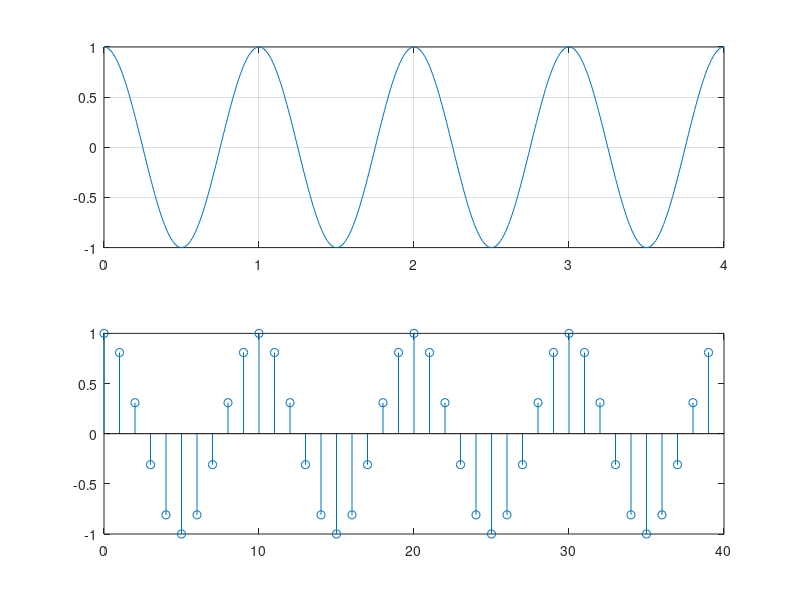
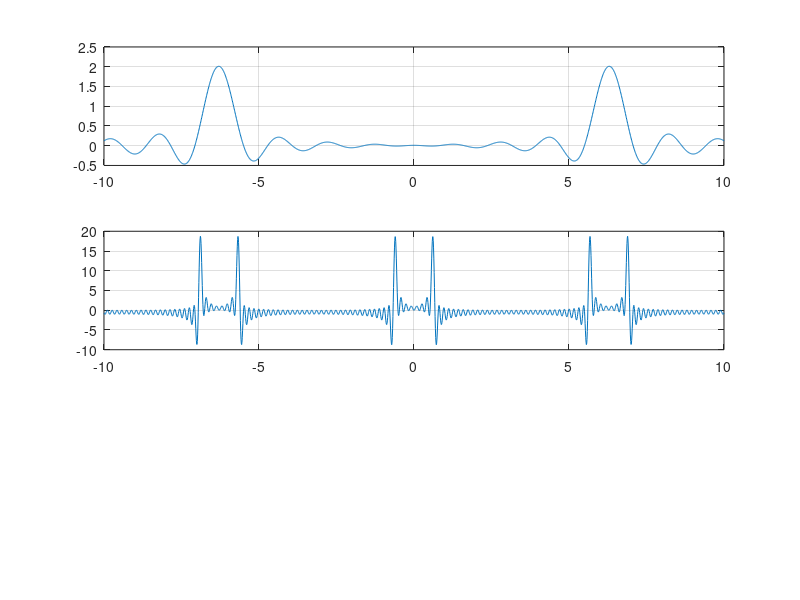
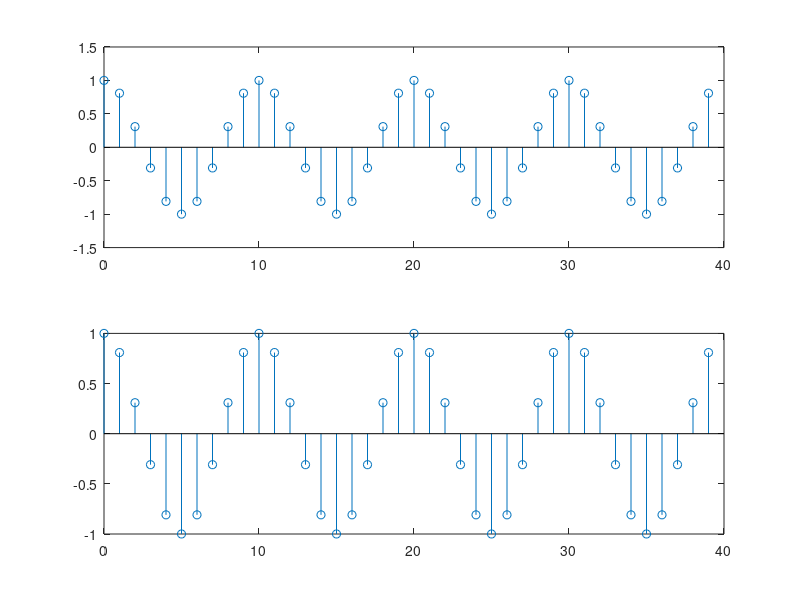

Write the MATLAB code that produced these figures, in order.
clear all; close all; clc;

W = 4;
Fs = 100; % frequency meant to replicate continuous data
t = 0:1/Fs:W;
N = length(t);
x = cos(2*pi*t);

% Sampled x
fs = 10; % sampling frequency
Ts = 1/fs;
num = W*fs; % # of (discrete) samples to get
n = 0:num-1;
xs = cos(2*pi*n*Ts);

% Continuous Fourier Transform
f = -10:1/Fs:10;
X = zeros(1,length(f));
for i1 = 1:length(f)
    s = 0;
    for i2 = 1:length(t)
        s = s + x(i2)*exp(-j*f(i1)*t(i2));
    end
    X(i1) = s/Fs; % divide by Fs to replicate dt (infintesimaly small period of time)
end

% Discrete Time Fourier Transform
f2 = -10:1/Fs:10;
Xs = zeros(1,length(f2));
for i1 = 1:length(f2)
    s = 0;
    for i2 = 1:length(n)
        s = s + xs(i2)*exp(-j*f2(i1)*i2);
    end
    Xs(i1) = s;
end

% Discrete Fourier Transform (as sum of FTs)
% f3 = -10:1/Fs:10;
% Xs2 = zeros(1,length(f3));
% for i1 = 1:length(f3)
%     s = 0;
%     for i2 = floor(-length(x)/2:1:length(x)/2-1)
%         % Fourier Transform at this frequency
%         s = s + sum(x.*exp(-j*( (f3(i1)-i2*2*pi)/Ts ).*t))/N;
%     end
%     Xs2(i1) = s/Ts/length(x);
% end

% Inverse Discrete Fourier Transform
n2 = 0:length(n)-1;
xsr = zeros(1,length(n2));
range = 0:1/Fs:2*pi-1/Fs;
for i1 = 1:length(n2)
    s = 0;
    for i2 = (1:length(range))+floor(length(f2)/2)
        s = s + Xs(i2)*exp(j*f2(i2)*i1);
    end
    xsr(i1) = s/2/pi/Fs; % divide by Fs to replciate inifntesimaly small dt
end

figure(1);
subplot(2,1,1)
plot(t,x);
grid on;

subplot(2,1,2);
stem(n,xs);

figure(2);
subplot(3,1,1);
plot(f,real(X));
grid on;

subplot(3,1,2);
plot(f2,real(Xs));
grid on;

% subplot(3,1,3);
% plot(f3,real(Xs2));
% grid on;

figure(3);
subplot(2,1,1);
stem(n2,xsr);

subplot(2,1,2);
stem(n,xs);
